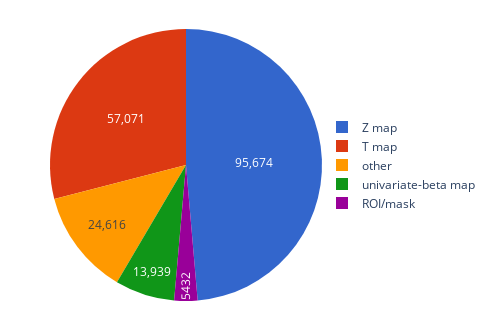

The notebook cell this image was saved under:
### Code cell
fig = _plot_pie(image_by_type, "count", "map_type", width=1.6, height=1.1, textinfo="value")
fig.update_layout(
    legend=dict(xanchor='left', yanchor='middle', y=0.5, x=1),
    margin=dict(l=50, r=0, t=0, b=0),
    autosize=True
)
fig.write_html(
    op.join(fig_dir, "07_images_by_maptype.html"), full_html=True, include_plotlyjs=True
)
fig.write_image(op.join(fig_dir, "07_images_by_maptype.png"), scale=6)
fig.show()

### Figure 1 — Plotly figure (JSON) as saved in the notebook; plotly's stock layout.template omitted (floating-point values rounded to 4 significant figures)
{"data": [{"domain": {"x": [0, 1], "y": [0, 1]}, "hovertemplate": "map_type=%{label}<br>count=%{value}<extra></extra>", "labels": ["other", "ROI/mask", "T map", "univariate-beta map", "Z map"], "legendgroup": "", "name": "", "showlegend": true, "textinfo": "value", "type": "pie", "values": [24616, 5432, 57071, 13939, 95674]}], "layout": {"autosize": true, "height": 330, "legend": {"tracegroupgap": 0, "x": 1, "xanchor": "left", "y": 0.5, "yanchor": "middle"}, "margin": {"b": 0, "l": 50, "r": 0, "t": 0}, "piecolorway": ["#3366CC", "#DC3912", "#FF9900", "#109618", "#990099"], "width": 480}}
